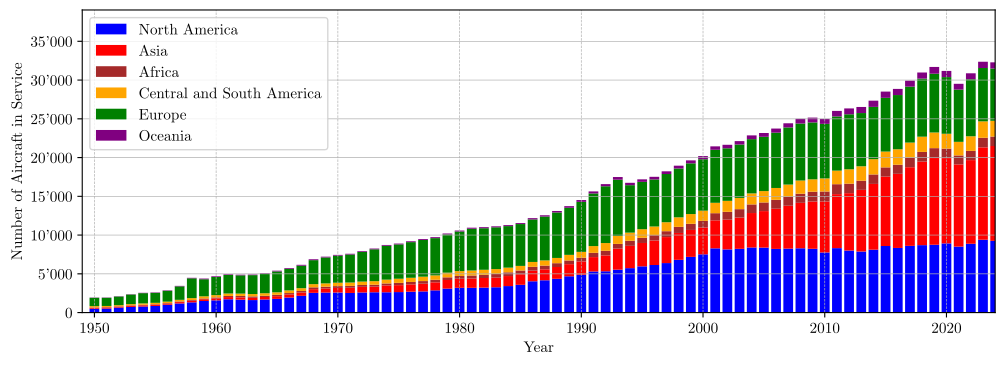

This chart was generated by the following Python code:
#%%
# runs code as interactive cell 
# https://code.visualstudio.com/docs/python/jupyter-support-py

# IMPORTS #######################################

# plotting
import matplotlib.pyplot as plt
import matplotlib.font_manager as font_manager
# unit conversion
cm = 1/2.54 # for inches-cm conversion
# time manipulation
from datetime import datetime
# country manipulation
import country_converter as coco

# data science
import numpy as np
import pandas as pd

# i/o
from pathlib import PurePath, Path

# SETUP #########################################

plt.rcParams.update({
    "text.usetex": True,
    "font.family": "Arial",
    "font.sans-serif": "Computer Modern",
    'font.size': 11
})

# DATA IMPORT ###################################

df_main = pd.read_excel(
    io = 'data/data.xlsx',
    sheet_name = 'data',
    usecols = lambda column: column in [
        'year',
        'category',
        'country_iso',
        'country_name',
        'country_region',
        'sum(countAc)',
    ],
    dtype={
        'year': int,
        'category': str,
        'country_iso': str,
        'country_name': str,
        'country_region': str,
        'sum(countAc)': int,
    },
    header = 0,
    engine = 'openpyxl',
    keep_default_na=False, na_values=['_'] # otherwise "NA" (Namibia) is read as "NaN", https://stackoverflow.com/a/33952294
)

# DATA MANIPULATION #############################

# compare https://en.wikipedia.org/wiki/United_Nations_geoscheme
# compare https://www.iso.org/obp/ui/#iso:pub:PUB500001:en
historical_country_dict = {
    'AN': 'Western Europe', # https://en.wikipedia.org/wiki/Netherlands_Antilles
    'DD': 'Western Europe', # haha, communism failed!
    'SU': 'Eastern Europe', # haha, communism failed!
    'YU': 'Eastern Europe', # haha, communism failed!
    'KA': 'Middle Africa', # https://en.wikipedia.org/wiki/State_of_Katanga
    'GK': 'Western Europe', # https://en.wikipedia.org/wiki/Guernsey
    'TP': 'Southeastern Asia', # https://en.wikipedia.org/wiki/East_Timor
}

# get list either from Wikipedia https://en.wikipedia.org/wiki/United_Nations_geoscheme
# of from coco.CountryConverter().UNregion['UNregion'].unique().tolist()
my_regions_dict = {
    'Southern Asia': 'Asia',
    'Northern Europe': 'Europe',
    'Southern Europe': 'Europe',
    'Northern Africa': 'Africa',
    'Polynesia': 'Oceania',
    'Middle Africa': 'Africa',
    'Caribbean': 'Central and South America',
    'Antarctica': 'Central and South America',
    'South America': 'Central and South America',
    'Western Asia': 'Asia',
    'Australia and New Zealand': 'Oceania',
    'Western Europe': 'Europe',
    'Eastern Europe': 'Europe',
    'Central America': 'Central and South America',
    'Western Africa': 'Africa',
    'Northern America': 'North America',
    'Southern Africa': 'Africa',
    'Eastern Africa': 'Africa',
    'South-eastern Asia': 'Asia',
    'Eastern Asia': 'Asia',
    'Melanesia': 'Oceania',
    'Micronesia': 'Oceania',
    'Central Asia': 'Asia',
}
my_regions_list = list(set(my_regions_dict.values()))

def add_country_classifications(
    df: pd.DataFrame,
    country_code_column: str,
    coco_classification: str,
) -> pd.DataFrame:
    """
    Group countries according to a country-converter ("coco") supported classification,
    then sum the values of the relevant columns.

    See Also
    --------
    https://github.com/IndEcol/country_converter?tab=readme-ov-file#classification-schemes
    """
    column_name_country_classification: str = 'country_classification_' + coco_classification
    df[column_name_country_classification] = coco.convert(
        names = df[country_code_column].tolist(),
        to = coco_classification,
        not_found = None,
    )
    df[column_name_country_classification] = df[column_name_country_classification].replace(historical_country_dict)
    return df

def fill_empty_years(
    df: pd.DataFrame
) -> pd.DataFrame:
    """
    Fill empty years with 0.
    """
    all_years = pd.DataFrame({'year': range(1950, 2030)})
    df = pd.merge(
        all_years,
        df,
        on='year',
        how='left'
    ).fillna(0)
    return df



df_grouped_unregion = add_country_classifications(
    df = df_main,
    country_code_column = 'country_iso',
    coco_classification = 'UNregion',
)

df_grouped_region = df_grouped_unregion.copy()
df_grouped_region['region'] = df_grouped_unregion['country_classification_UNregion'].replace(my_regions_dict)
df_grouped_region = df_grouped_region[['year', 'region', 'sum(countAc)']].groupby(['year', 'region']).sum().reset_index()


# FIGURE ########################################

# SETUP ######################

fig, ax = plt.subplots(
    num = 'main',
    nrows = 1,
    ncols = 1,
    dpi = 300,
    figsize=(30*cm, 10*cm), # A4=(210x297)mm,
)

# AXIS SCALING ###############

# AXIS LIMITS ################

ax.set_xlim(1949, 2024)

# TICKS AND LABELS ###########

ax.set_xlabel('Year')
ax.set_ylabel('Number of Aircraft in Service')

import matplotlib.ticker as ticker
def thousand_formatter(value, tick_number):
    """
    Formats the tick label with thousand separators: 1000 = 1'000.
    """
    return f"{int(value):,}".replace(",", "'")

ax.yaxis.set_major_formatter(ticker.FuncFormatter(thousand_formatter))

# GRIDS ######################

ax.grid(which='both', axis='y', linestyle='-', linewidth = 0.5)
ax.grid(which='both', axis='x', linestyle='--', linewidth = 0.5)

# AXIS LABELS ################


# PLOTTING ###################


df_north_america = df_grouped_region[df_grouped_region['region'] == 'North America']
df_north_america = fill_empty_years(df_north_america)

df_south_america = df_grouped_region[df_grouped_region['region'] == 'Central and South America']
df_south_america = fill_empty_years(df_south_america)

df_europe = df_grouped_region[df_grouped_region['region'] == 'Europe']
df_europe = fill_empty_years(df_europe)

df_asia = df_grouped_region[df_grouped_region['region'] == 'Asia']
df_asia = fill_empty_years(df_asia)

df_oceania = df_grouped_region[df_grouped_region['region'] == 'Oceania']
df_oceania = fill_empty_years(df_oceania)

df_africa = df_grouped_region[df_grouped_region['region'] == 'Africa']
df_africa = fill_empty_years(df_africa)

ax.bar(
    x = df_north_america['year'],
    height=df_north_america['sum(countAc)'],
    label = 'North America',
    color = 'blue',
)
ax.bar(
    x = df_asia['year'],
    height=df_asia['sum(countAc)'],
    bottom=df_north_america['sum(countAc)'],
    label = 'Asia',
    color = 'red',
)
ax.bar(
    x = df_africa['year'],
    height=df_africa['sum(countAc)'],
    bottom=df_north_america['sum(countAc)'] + df_asia['sum(countAc)'],
    label = 'Africa',
    color = 'brown',
)
ax.bar(
    x = df_south_america['year'],
    height=df_south_america['sum(countAc)'],
    bottom=df_north_america['sum(countAc)'] + df_asia['sum(countAc)'] + df_africa['sum(countAc)'],
    label = 'Central and South America',
    color = 'orange',
)
ax.bar(
    x = df_europe['year'],
    height=df_europe['sum(countAc)'],
    bottom=df_north_america['sum(countAc)'] + df_south_america['sum(countAc)'] + df_asia['sum(countAc)'] + df_africa['sum(countAc)'],
    label = 'Europe',
    color = 'green',
)

ax.bar(
    x = df_oceania['year'],
    height=df_oceania['sum(countAc)'],
    bottom=df_north_america['sum(countAc)'] + df_south_america['sum(countAc)'] + df_asia['sum(countAc)'] + df_africa['sum(countAc)'] + df_europe['sum(countAc)'],
    label = 'Oceania',
    color = 'purple',

)




# LEGEND ####################

ax.legend(
    loc = 'upper left',
)

# EXPORT #########################################

file_path = os.path.abspath(__file__)
file_name = os.path.splitext(os.path.basename(file_path))[0]
figure_name: str = str(file_name + '.pdf')

plt.savefig(
    fname = figure_name,
    format="pdf",
    bbox_inches='tight',
    transparent = False
)
# %%
